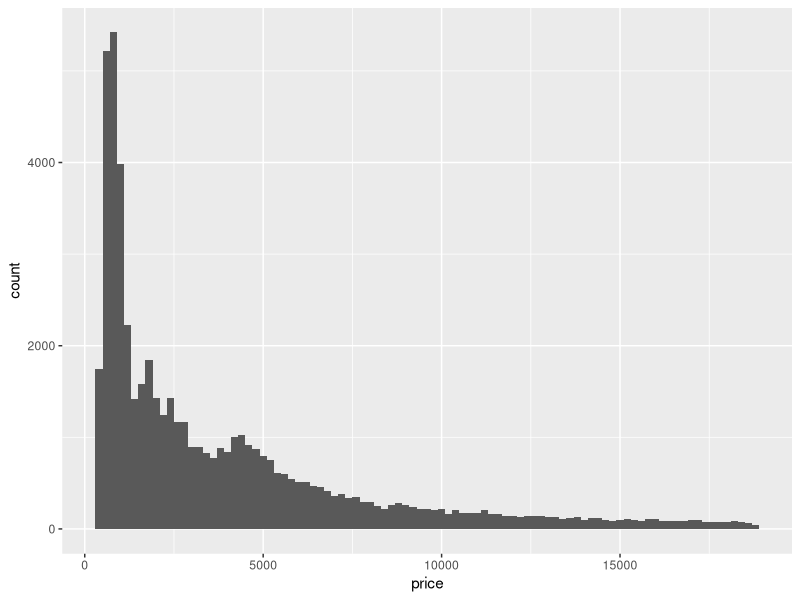
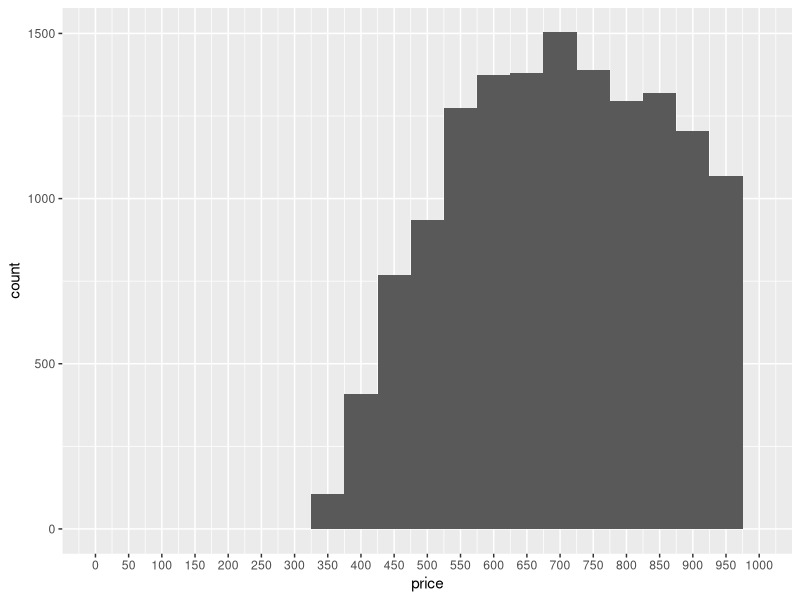
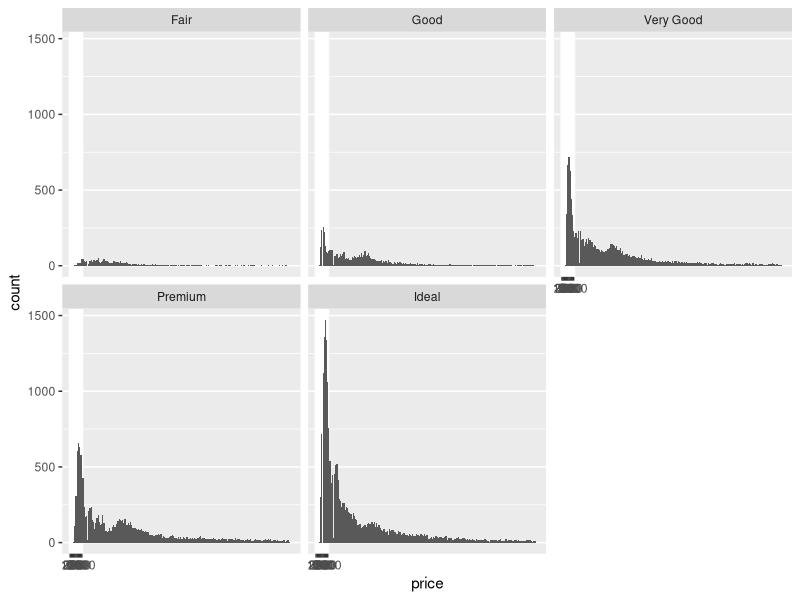
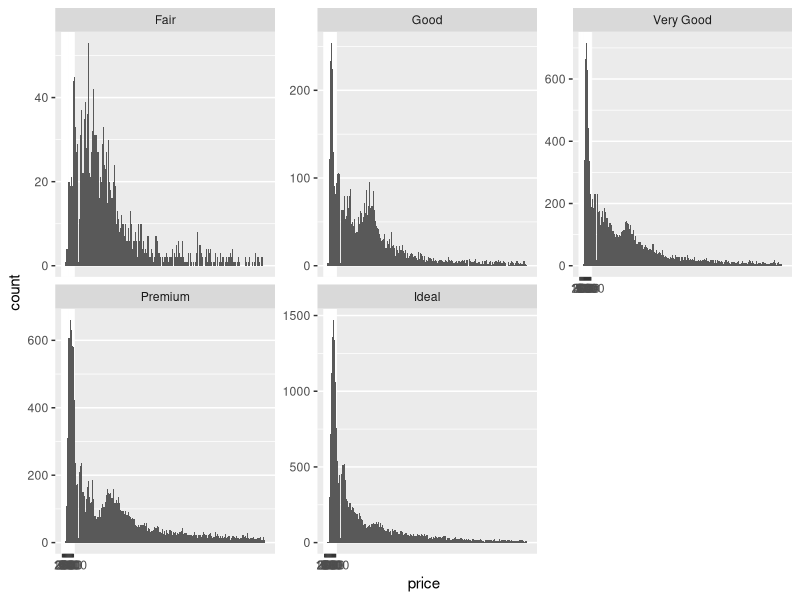
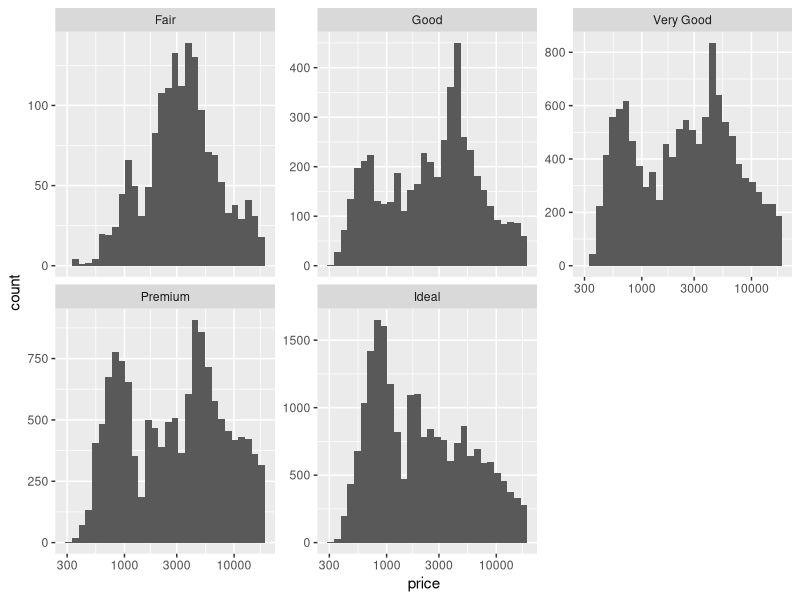
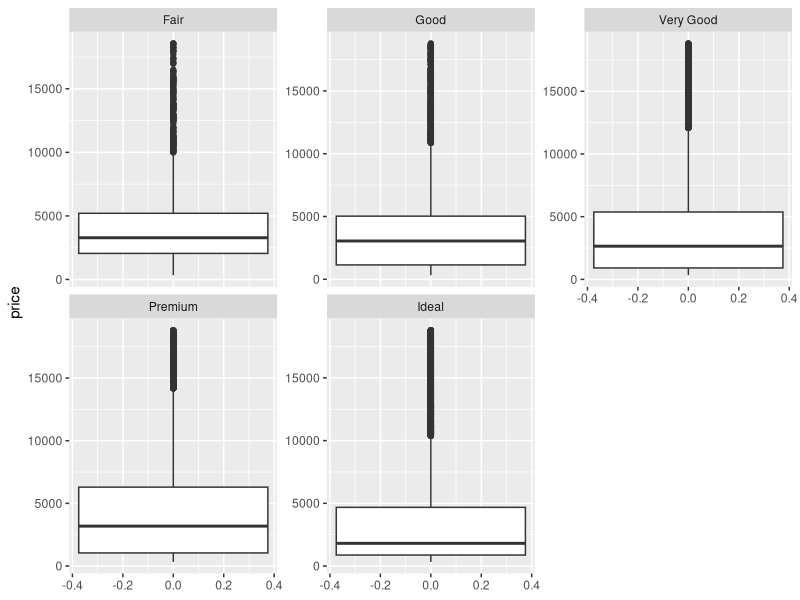
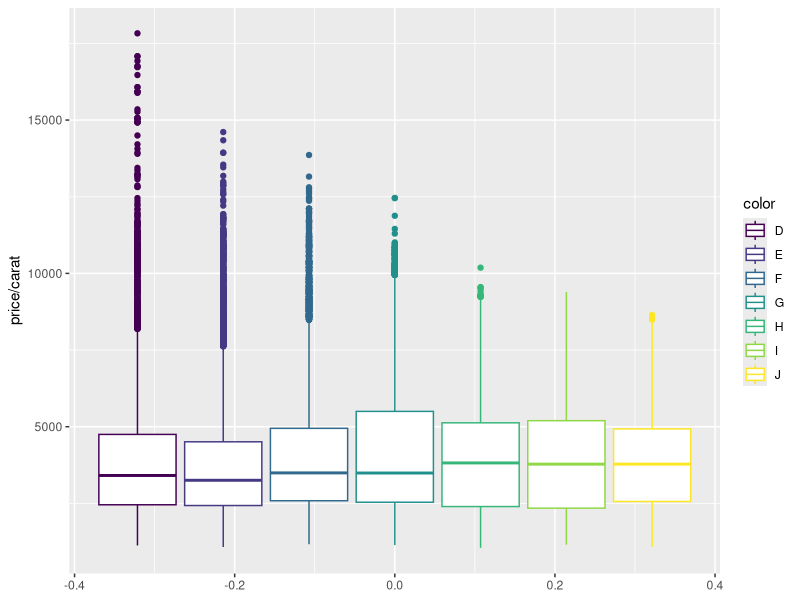
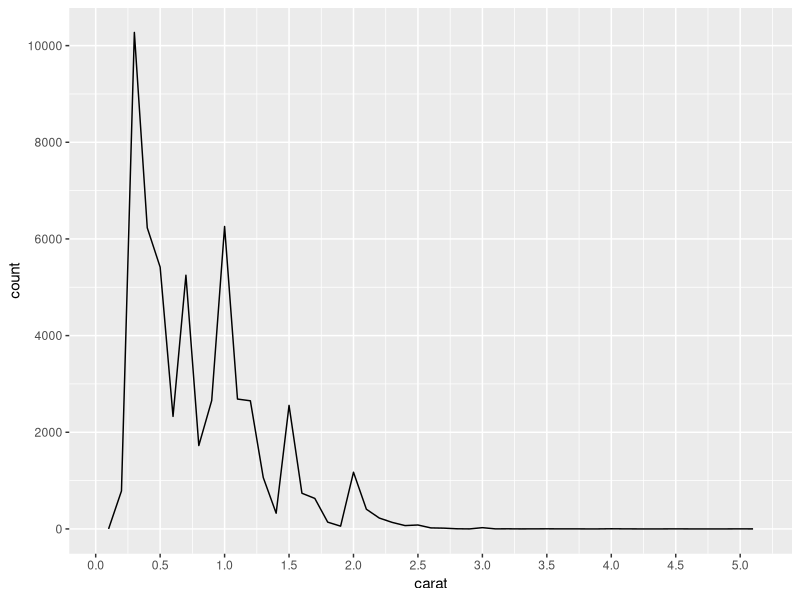

Write the R code that produced these figures, in order.
## ---- chunk 1
library(ggplot2)
summary(diamonds)
## ---- chunk 2
ggplot(aes(x = price), data = diamonds) + 
  geom_histogram(binwidth = 200)
## ---- chunk 3
diamonds[diamonds$price >= 15000,]
## ---- chunk 4
ggplot(aes(x = price), data = diamonds) + 
  geom_histogram(binwidth = 50) + 
  scale_x_continuous(limits = c(0, 1000), breaks = seq(0, 1000, 50))
ggsave('priceHistogram.png')
## ---- chunk 5
ggplot(aes(x = price), data = diamonds) + 
  geom_histogram(binwidth = 100) + 
  scale_x_continuous(breaks = seq(0, 1000, 100)) +
  facet_wrap(~cut)
## ---- chunk 6
table(diamonds$cut)
by(diamonds$price, diamonds$cut, summary)
## ---- chunk 7
ggplot(aes(x = price), data = diamonds) + 
  geom_histogram(binwidth = 100) + 
  scale_x_continuous(breaks = seq(0, 1000, 100)) +
  facet_wrap(~cut, scales="free_y")
## ---- chunk 8
library(gridExtra) 
ggplot(aes(x = price), data = diamonds) + 
  geom_histogram() + 
  facet_wrap(~cut, scales="free_y") +
  scale_x_log10()
  
## ---- chunk 9
ggplot(aes(y = price), data = diamonds) + 
  geom_boxplot() + 
  facet_wrap(~cut, scales="free_y") +
  coord_cartesian()

## ---- chunk 10
IQR(subset(diamonds, price <1000)$price) 
## ---- chunk 11
IQR(subset(diamonds, color =='D')$price)
## ---- chunk 12
IQR(subset(diamonds, color =='J')$price)
## ---- chunk 13
by(diamonds$price, diamonds$color, summary)
## ---- chunk 14
ggplot(aes(y = price/carat), data = diamonds) + 
  geom_boxplot(aes(color = color)) 
## ---- chunk 15
ggplot(aes(x = carat), data = diamonds) + 
  geom_freqpoly(binwidth=0.1) +
  scale_x_continuous(breaks = seq(0, 5, 0.5)) +
  scale_y_continuous(breaks = seq(0,10000,2000))
  

## ---- chunk 16

## ---- chunk 17

